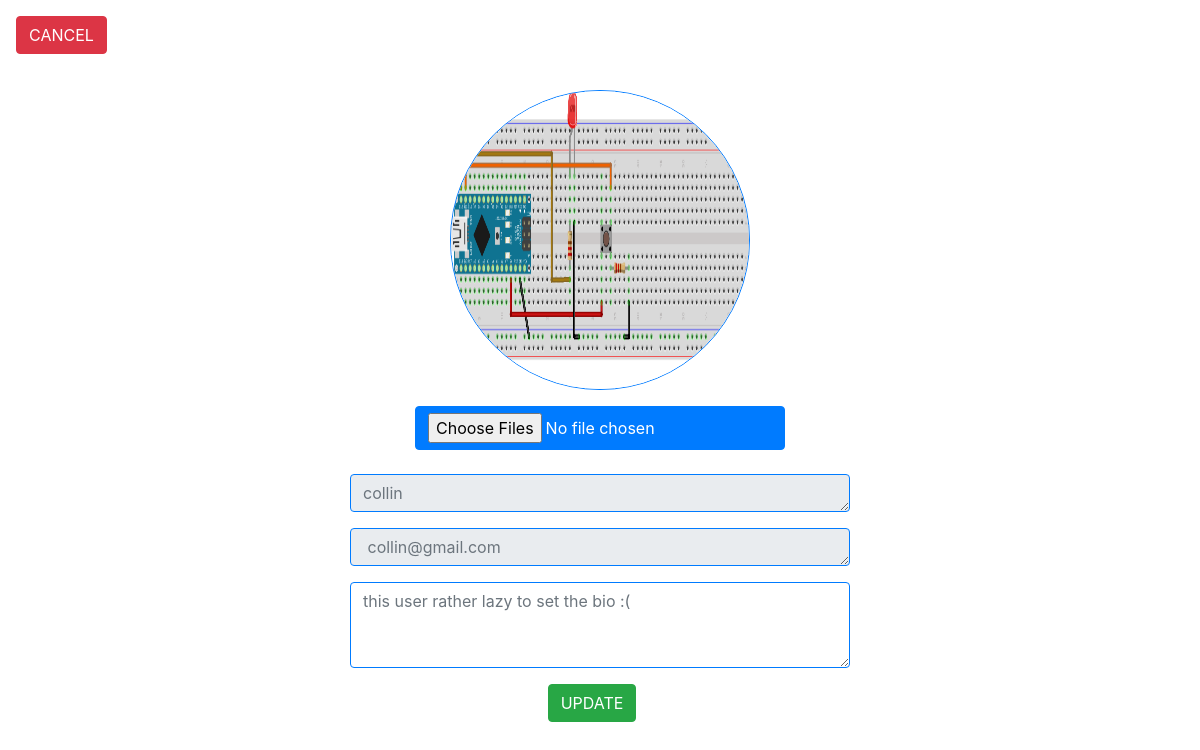
The page /views/editprofile.php (signed in) on the database its author committed.
### tables this page shows
CREATE TABLE `users` (
  `id_users` int(255) NOT NULL,
  `username` varchar(255) NOT NULL,
  `email` varchar(255) NOT NULL,
  `password` text NOT NULL,
  `bio` text DEFAULT NULL,
  `image` text DEFAULT NULL
);

### views/editprofile.php (the view, shortened to what this page needs)
<?php
    require_once '../conn.php';
    require_once 'navbar.php';
    $username = $_SESSION['username'];
    $profile = mysqli_query($conn, "select * from users where username like '%" . $username . "%'");
    $echoprofile = mysqli_fetch_assoc($profile);
?>
<html>
<head>
    <?php
            require_once '../links.php';
            ?>
</head>
<body>
    <button class="btn btn-danger text-weight-bold mt-3 ml-3"><a href="explore.php" class="text-white">CANCEL</a></button>
    <div style=" min-height: 90vh;" class="d-flex justify-content-center align-items-center text-center ">
        <form action="../controller/profile/update_profile.php" method="post" enctype="multipart/form-data" style="width:500px;">
            <img id="output" src="../profile_image/<?= $echoprofile['image'] ?>" class="crop rounded-circle mb-3 img-fluid rounded border border-primary" style="width: 300px; height: 300px; border-radius: 50%;" alt="">
            <div class="">
                <label for="customFile" class="text-center btn btn-primary">
                    <input accept="image/*" type="file" class="form-control-file file-field" name="uploadfile"
                        id="upload"
                        onchange="document.getElementById('output').src = window.URL.createObjectURL(this.files[0])"
                        multiple>
                </label>
            </div>
            <div class="textareas">
                <div class="text-center">
                    <textarea name="username" placeholder="<?= $echoprofile['username'] ?>"
                        class="mt-3 form-control textareas align-center border border-primary" id="textAreaExample1"
                        rows="1 " readonly></textarea>
                </div>
            </div>
            <div class="textareas">
                <div class="text-center">
                    <textarea name="email" placeholder=" <?= $echoprofile['email'] ?> "
                        class="mt-3 form-control textareas align-center border border-primary" id="textAreaExample1"
                        rows="1" readonly></textarea>
                </div>
            </div>
            <div class="textareas">
                <div class="text-center">
                    <textarea name="bio" placeholder="<?= $echoprofile['bio'] ?>"
                        class="mt-3 form-control textareas align-center border border-primary" id="textAreaExample1"
                        rows="3" ></textarea>
                </div>
            </div>
            <div class="mt-3">
                <input type="submit" value="UPDATE" class="btn btn-success mr-3" name="post">
            </div>
    </div>
</body>
</html>

### rows shown on the page
users: image (picture), username "collin", email "collin@gmail.com", bio "this user rather lazy to set the bio :("
